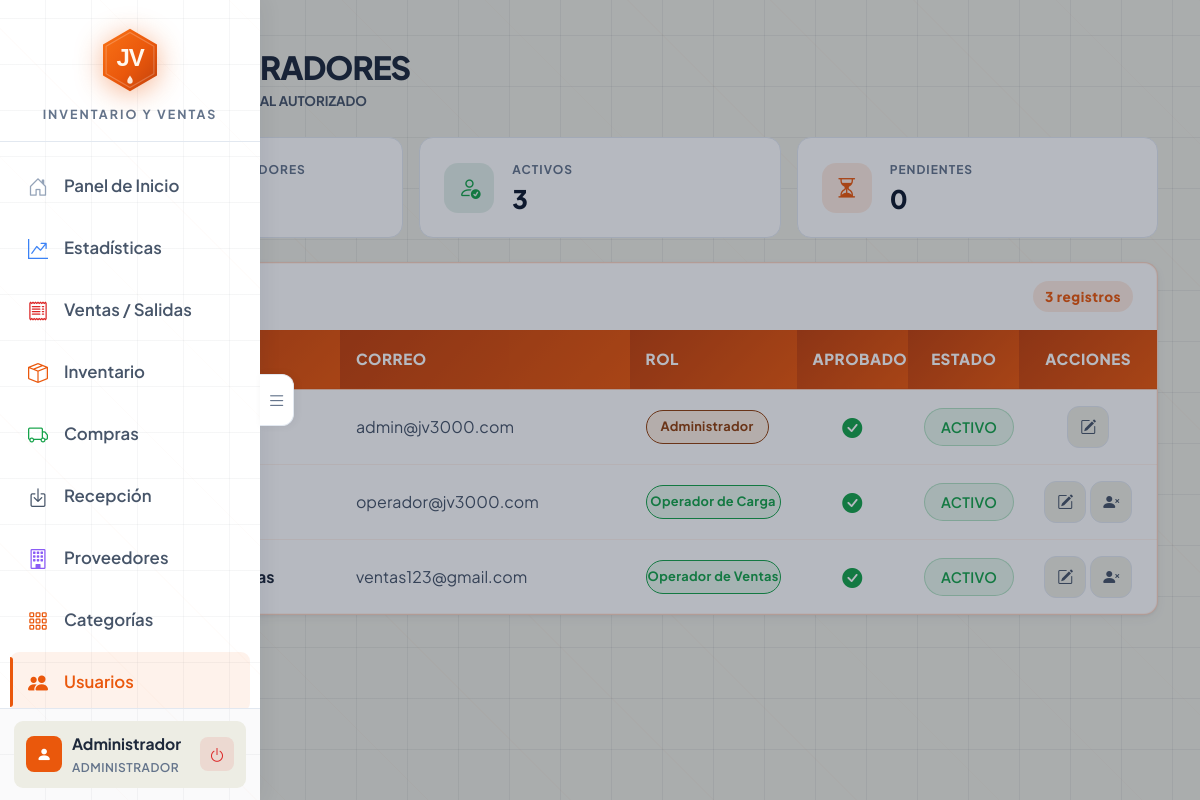
The app's page /dashboard/usuarios.php (signed in) with its own data.
### tables this page shows
CREATE TABLE `usuarios` (
  `id_usuario` int(11) NOT NULL AUTO_INCREMENT,
  `usuario` varchar(50) NOT NULL,
  `correo` varchar(100) NOT NULL,
  `password` varchar(255) NOT NULL,
  `id_rol` int(11) DEFAULT NULL,
  `status` enum('Activo','Inactivo') NOT NULL DEFAULT 'Activo',
  `aprobado` tinyint(1) DEFAULT 0 COMMENT '0=Pendiente, 1=Aprobado',
  `pregunta_seguridad` varchar(200) DEFAULT NULL,
  `respuesta_seguridad` varchar(255) DEFAULT NULL,
  PRIMARY KEY (`id_usuario`),
  UNIQUE KEY `idx_user` (`usuario`),
  UNIQUE KEY `idx_email` (`correo`),
  KEY `fk_rol` (`id_rol`),
  CONSTRAINT `fk_usuarios_rol` FOREIGN KEY (`id_rol`) REFERENCES `roles` (`id_rol`)
);

CREATE TABLE `roles` (
  `id_rol` int(11) NOT NULL AUTO_INCREMENT,
  `nombre_rol` varchar(50) NOT NULL,
  `descripcion` varchar(255) DEFAULT NULL,
  `created_at` timestamp NOT NULL DEFAULT current_timestamp(),
  PRIMARY KEY (`id_rol`),
  UNIQUE KEY `idx_nombre_rol` (`nombre_rol`)
);

### includes/Database.php (called while the page is built, shortened)
<?php
class Database
{
    private static ?self $instance = null;
    private ?mysqli $conn = null;
    public static function getInstance(): self
    {
        if (self::$instance === null) {
            self::$instance = new self();
        }
        return self::$instance;
    }
    public function connect(string $host, string $user, string $pass, string $db): void
    {
        $this->conn = new mysqli($host, $user, $pass, $db);
        $this->conn->set_charset('utf8mb4');
        $this->conn->autocommit(true);
    }
    public function execute(string $sql, array $params = []): mysqli_stmt
    {
        $stmt = $this->conn->prepare($sql);
        if (!empty($params)) {
            $types = '';
            $bindValues = [];
            foreach ($params as $p) {
                if (is_int($p)) {
                    $types .= 'i';
                } elseif (is_float($p)) {
                    $types .= 'd';
                } elseif (is_null($p)) {
                    $types .= 's';
                    $p = null;
                } else {
                    $types .= 's';
                }
                $bindValues[] = $p;
            }
            if (!empty($bindValues)) {
                $stmt->bind_param($types, ...$bindValues);
            }
        }
        if (!$stmt->execute()) {
            throw new RuntimeException('Error ejecutando consulta: ' . $stmt->error);
        }
        return $stmt;
    }
    public function fetchOne(string $sql, array $params = []): ?array
    {
        $stmt = $this->execute($sql, $params);
        $result = $stmt->get_result();
        $row = $result->fetch_assoc();
        return $row ?: null;
    }
    public function fetchAll(string $sql, array $params = []): array
    {
        $stmt = $this->execute($sql, $params);
        $result = $stmt->get_result();
        $rows = $result->fetch_all(MYSQLI_ASSOC);
        return $rows;
    }
}

### dashboard/usuarios.php (the view, shortened to what this page needs)
<?php
$db = Database::getInstance();
$id_propio = $_SESSION['id_usuario'];
$usuarios = $db->fetchAll("SELECT u.id_usuario, u.usuario, u.correo, u.id_rol, r.nombre_rol, u.status, COALESCE(u.aprobado, 1) as aprobado, u.pregunta_seguridad FROM usuarios u LEFT JOIN roles r ON u.id_rol = r.id_rol ORDER BY u.usuario ASC");
$total_users = $db->fetchOne("SELECT COUNT(*) as t FROM usuarios")['t'];
$activos = $db->fetchOne("SELECT COUNT(*) as t FROM usuarios WHERE status='Activo'")['t'];
$pendientes = $db->fetchOne("SELECT COUNT(*) as t FROM usuarios WHERE COALESCE(aprobado,0)=0")['t'];
?>
<!DOCTYPE html>
<html lang="es">
<head>
<?php include '../includes/diseno.php'; ?>
        <link rel="stylesheet" href="../assets/dashboard/usuarios.css?v=4">
</head>
<body>
    <?php include '../includes/sidebar.php'; ?>
    <div class="main-wrapper" id="mainWrapper">
    <div class="pagina-usuarios">
    <div class="container py-5">
        <div class="d-flex align-items-center gap-4 mb-4">
            <div class="user-header-icon">
            </div>
            <div>
                <h1 class="font-brand mb-1" style="font-size:2rem;letter-spacing:-1px; color: var(--jv-text-primary);">COLABORADORES</h1>
                <p class="text-secondary small fw-bold text-uppercase mb-0">Gestión de Personal Autorizado</p>
            </div>
        </div>
        <div class="row g-3 mb-4">
            <div class="col-md-4">
                <div class="widget-card">
                    <div class="widget-icon" style="background:rgba(108,117,125,0.12);color:var(--jv-text-muted);">
                    </div>
                    <div>
                        <div class="widget-label">Total Colaboradores</div>
                        <div class="widget-value"><?php echo $total_users; ?></div>
                    </div>
                </div>
            </div>
            <div class="col-md-4">
                <div class="widget-card">
                    <div class="widget-icon" style="background:rgba(25,135,84,0.12);color:var(--jv-success);">
                        <i class="bi bi-person-check"></i>
                    </div>
                    <div>
                        <div class="widget-label">Activos</div>
                        <div class="widget-value"><?php echo $activos; ?></div>
                    </div>
                </div>
            </div>
            <div class="col-md-4">
                <div class="widget-card">
                    <div class="widget-icon" style="background:rgba(234,88,12,0.12);color:var(--jv-orange);">
                        <i class="bi bi-hourglass-split"></i>
                    </div>
                    <div>
                        <div class="widget-label">Pendientes</div>
                        <div class="widget-value"><?php echo $pendientes; ?></div>
                    </div>
                </div>
            </div>
        </div>
        <div class="card-jv p-0 overflow-hidden">
            <div class="header-card d-flex align-items-center gap-2">
                <span class="fw-bold small text-secondary text-uppercase">Listado de Accesos</span>
                <span class="codigo-badge ms-auto"><?php echo $total_users; ?> registros</span>
            </div>
            <div class="table-responsive">
                <table class="table-jv mb-0">
                    <thead>
                        <tr>
                            <th style="width:70px;">#</th>
                            <th style="width:20%;">USUARIO</th>
                            <th style="width:26%;">CORREO</th>
                            <th style="width:15%;">ROL</th>
                            <th class="text-center" style="width:10%;">APROBADO</th>
                            <th class="text-center" style="width:10%;">ESTADO</th>
                            <th class="text-center" style="width:130px;">ACCIONES</th>
                        </tr>
                    </thead>
                    <tbody>
                        <?php if (!empty($usuarios)): ?>
                            <?php foreach ($usuarios as $row): ?>
                                <tr>
                                    <td class="text-secondary small"><span class="codigo-badge">#<?php echo $row['id_usuario']; ?></span></td>
                                    <td class="fw-bold usuario-cell" title="<?php echo htmlspecialchars($row['usuario']); ?>">
                                    </td>
                                    <td class="text-secondary small correo-cell" title="<?php echo htmlspecialchars($row['correo'] ?? 'N/A'); ?>"><?php echo htmlspecialchars($row['correo'] ?? 'N/A'); ?></td>
                                    <td>
                                        <?php
                                        $role_class = 'badge-secondary';
                                        $role_text = $row['nombre_rol'] ?? '';
                                        if ($row['id_rol'] == 1) $role_class = 'badge-warning';
                                        if ($row['id_rol'] == 2 || $row['id_rol'] == 3) $role_class = 'badge-success';
                                        ?>
                                        <span class="role-badge <?php echo $role_class; ?>" title="<?php echo htmlspecialchars($role_text); ?>"><?php echo $role_text; ?></span>
                                    </td>
                                    <td class="text-center">
                                        <?php if ($row['aprobado'] == 1): ?>
                                            <i class="bi bi-check-circle-fill fs-5" style="color:var(--jv-success);"></i>
                                        <?php else: ?>
                                            <i class="bi bi-hourglass-split fs-5" style="color:var(--jv-warning);"></i>
                                        <?php endif; ?>
                                    </td>
                                    <td class="text-center">
                                        <span class="badge-jv <?php echo ($row['status'] == 'Activo') ? 'badge-success' : 'badge-danger'; ?>">
                                            <?php echo strtoupper($row['status']); ?>
                                        </span>
                                    </td>
                                    <td class="text-center">
                                        <div class="d-flex gap-1 justify-content-center">
                                            <button class="btn-action" onclick='editarUsuario(<?php echo json_encode($row); ?>)' title="Editar">
                                                <i class="bi bi-pencil-square"></i>
                                            </button>
                                            <?php if ($row['id_usuario'] != $id_propio): ?>
                                                <?php if ($row['status'] == 'Activo'): ?>
                                                    <button class="btn-action" onclick="confirmarToggle(<?php echo $row['id_usuario']; ?>, '<?php echo htmlspecialchars($row['usuario']); ?>', 'suspender')" title="Suspender">
                                                        <i class="bi bi-person-x-fill"></i>
                                                    </button>
                                                <?php else: ?>
                                                    <button class="btn-action" onclick="confirmarToggle(<?php echo $row['id_usuario']; ?>, '<?php echo htmlspecialchars($row['usuario']); ?>', 'activar')" title="Reactivar">
                                                        <i class="bi bi-person-check-fill"></i>
                                                    </button>
                                                <?php endif; ?>
                                            <?php endif; ?>
                                        </div>
                                    </td>
                                </tr>
                            <?php endforeach; ?>
                        <?php endif; ?>
                    </tbody>
                </table>
            </div>
        </div>
    </div>
</div>
</div>
</body>
</html>

### records on screen
usuarios: correo "admin@jv3000.com", id_rol.nombre_rol "Administrador", status "ACTIVO"
usuarios: correo "operador@jv3000.com", id_rol.nombre_rol "Operador de Ca…", status "ACTIVO"
usuarios: correo "ventas123@gmail.com", id_rol.nombre_rol "Operador de Ve…", status "ACTIVO"

### other values on screen
$nombre_visual "Administrador"
$rol_visual "ADMINISTRADOR"
$activos "3"
$pendientes "0"
$total_users "3"
